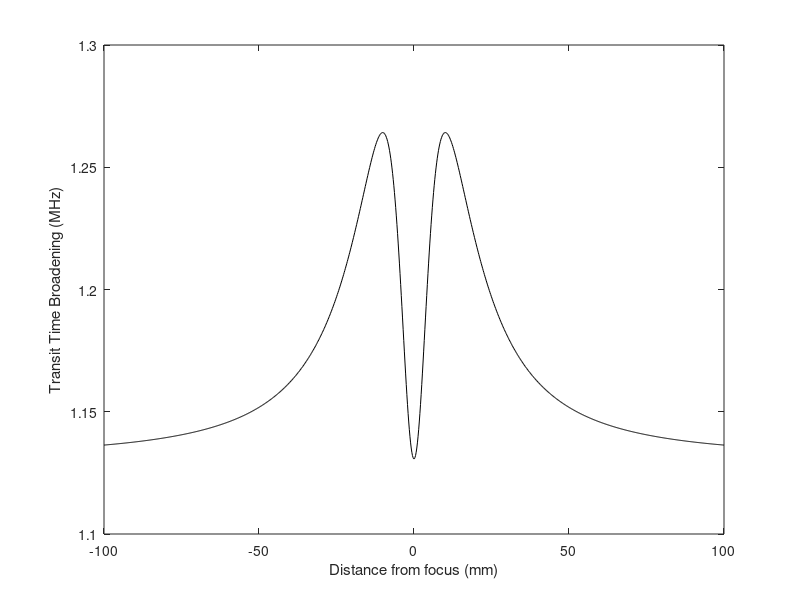

This chart was generated by the following MATLAB code:
m87=1.44E-25; %Mass of Rb in kg
kb=1.38E-23;
v=sqrt(2*kb*373/(pi*m87));
w0=50E-6;
wl=778E-9;

w = @(z) w0*sqrt(1+(wl*z/(pi*w0)).^2);
R = @(z) z.*(1+((pi*w0^2)./(wl*z)).^2);

dw = @(z) (2*v./w(z)).*sqrt(2*log(2)*(1+(pi*w(z).^2./(R(z)*wl)).^2));

z=linspace(-10E-2,10E-2,1000);
ds=dw(z)/(2*pi);

figure(2)
plot(z*1E3,ds*1E-6,'k')
ylabel('Transit Time Broadening (MHz)')
xlabel('Distance from focus (mm)')